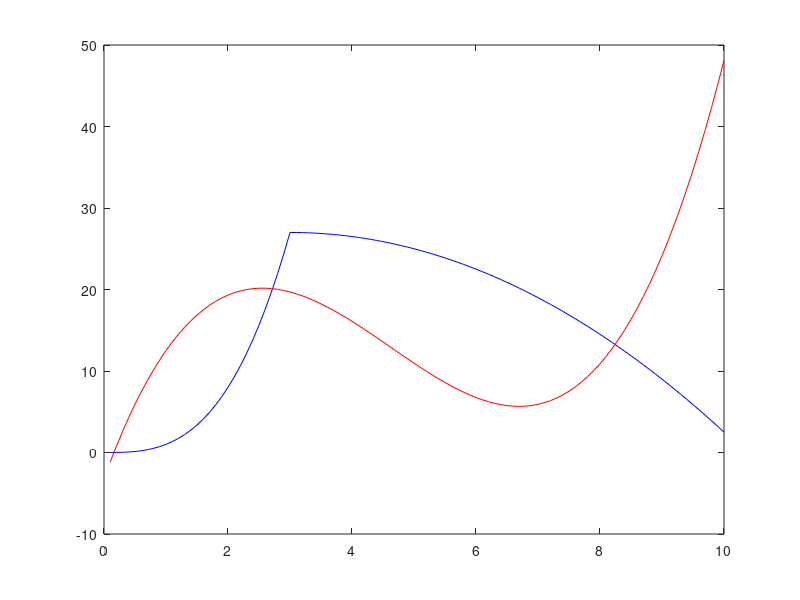

Recreate this plot in MATLAB.
% 16-811 Fall 2019
% Emma Benjaminson
% Assignment 3
% Problem 2

%% 
clear all ; close all ; clc ; 

%%
fid = fopen('problem2.txt') ; 
data = textscan(fid, '%f') ; 
fi = data{1,1} ; 
fi = fi(2:end) ; 

i = 1:1:100 ; 
xi = i/10 ; 

plot(xi, fi,'-b') ; 
hold on

phi1 = ones(length(fi), 1) ; 
phi2 = xi' ; 
phi3 = (phi2).^2 ;
phi4 = (phi2).^3 ; 

A = [phi1, phi2, phi3, phi4] ; 

% check matrix
% invA = inv(A) 
% nullA = null(A) 

[U,S,V] = svd(A) ;

% calculate inverse element by element
invS = zeros(size(S,1),size(S,2)) ; 

for i = 1:size(S,1)
    for j = 1:size(S,2) 
            if S(i,j) > eps
            invS(i,j) = 1/S(i,j) ; 
        else 
            invS(i,j) = 0 ; 
            end
    end
end

xbar = V*invS'*U*fi

px = -3.2033 + 20.9635*xi - 5.6690*(xi.^2) + 0.4086*(xi.^3) ; 
plot(xi, px, '-r') ; 

